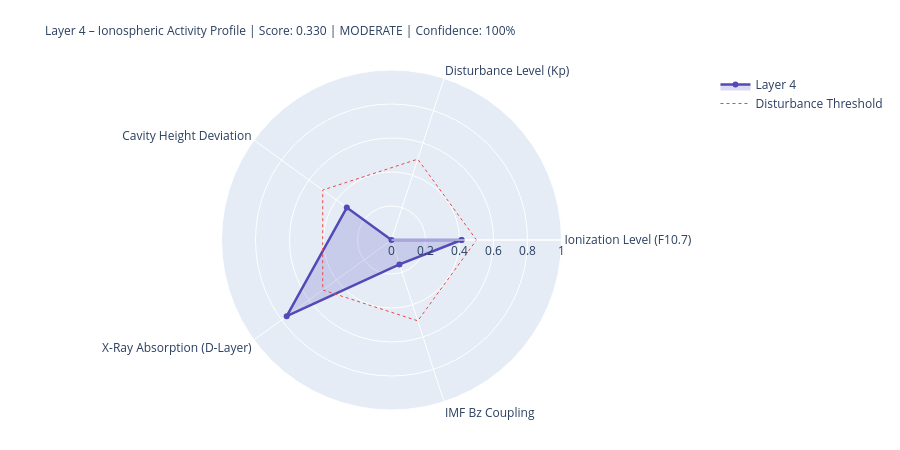

Notebook source saved alongside this figure:
### Markdown cell above
---
## 4. State Assessment & Handoff to Layer 5

### Code cell
# ============================================================
# LAYER-4-SCORE
# ============================================================

COMPONENTS = {
    'Ionization Level (F10.7)':    {'score': ioniz,       'source': 'primary' if f107_now else 'from_layer0', 'dynamic': True},
    'Disturbance Level (Kp)':          {'score': disturb,     'source': 'primary' if kp_now   else 'from_layer0', 'dynamic': True},
    'Cavity Height Deviation':    {'score': h_dev,       'source': 'derived',                                'dynamic': True},
    'X-Ray Absorption (D-Layer)':{'score': xray_ioniz,  'source': 'primary' if xray_now else 'missing',     'dynamic': True},
    'IMF Bz Coupling':             {'score': bz_coupling, 'source': 'primary' if bz_now   else 'from_layer0', 'dynamic': True},
}

available    = {k: v['score'] for k, v in COMPONENTS.items() if v['score'] is not None}
unavailable  = [k for k, v in COMPONENTS.items() if v['score'] is None]
layer4_score = round(sum(available.values()) / len(available), 4) if available else None
confidence   = round(len(available) / len(COMPONENTS), 2)
level = ('unknown' if layer4_score is None
         else 'quiet'   if layer4_score < 0.3
         else 'moderate' if layer4_score < 0.6
         else 'active')
dominant_l4 = max(available, key=available.get) if available else 'none'

# Resonance delta for Schumann SR-1
sr1_ref = schumann_freq(1, 80.0)
sr1_now = schumann_freq(1, h_eff)
sr1_delta_mhz = (sr1_now - sr1_ref) * 1000

# Propagation conditions
prop_cond = ('disturbed'   if kp_val > 4
             else 'unsettled' if kp_val > 2
             else 'normal')
if xray_class in ['X', 'M']:
    prop_cond = 'Radio-Blackout moeglich'

W = 68
print('=' * W)
print('LAYER 4 – IONOSPHERE – STATE ASSESSMENT')
print('=' * W)
for name, comp in COMPONENTS.items():
    s = comp['score']
    if s is not None:
        bar = '█' * int(s * 20) + '░' * (20 - int(s * 20))
        print(f'  {name:<36} {bar}  {s:.3f}  [{comp["source"]}]')
    else:
        print(f'  {name:<36} {"─" * 20}  n/a   [missing]')
print('-' * W)
print(f'  Score:          {layer4_score:.3f}  ({len(available)}/{len(COMPONENTS)} components)')
print(f'  Confidence:     {confidence:.0%}')
print(f'  Level:          {level.upper()}')
print(f'  Dominant:       {dominant_l4}')
print(f'  Cavity height:  {h_eff:.1f} km  (Ref: 80.0 km)')
print(f'  SR-1:           {sr1_now:.3f} Hz  (Δ {sr1_delta_mhz:+.1f} mHz vs. ref)')
print(f'  Propagation:    {prop_cond}')
print(f'  X-Ray:          {xray_class}-class  ({xray_now:.2e} W/m²)' if xray_now else '  X-Ray:          n/a')
print('=' * W)

# Radar
cats   = list(available.keys())
vals_r = list(available.values())
if len(cats) >= 3:
    fig = go.Figure()
    fig.add_trace(go.Scatterpolar(
        r=vals_r + [vals_r[0]], theta=cats + [cats[0]],
        fill='toself', fillcolor='rgba(83,74,183,0.20)',
        line=dict(color='#534AB7', width=2.5), name='Layer 4'
    ))
    fig.add_trace(go.Scatterpolar(
        r=[0.5] * (len(cats)+1), theta=cats + [cats[0]],
        line=dict(color='#E24B4A', dash='dot', width=1),
        mode='lines', name='Disturbance Threshold'
    ))
    fig.update_layout(
        title=dict(
            text=f'Layer 4 – Ionospheric Activity Profile | Score: {layer4_score:.3f} | {level.upper()} | Confidence: {confidence:.0%}',
            font=dict(size=12)
        ),
        polar=dict(radialaxis=dict(visible=True, range=[0, 1])),
        height=450, showlegend=True,
        margin=dict(l=80, r=80, t=70, b=40)
    )
    fig.show()

### Figure 1 — Plotly figure (JSON) as saved in the notebook; plotly's stock layout.template omitted (floating-point values rounded to 4 significant figures)
{"data": [{"fill": "toself", "fillcolor": "rgba(83,74,183,0.20)", "line": {"color": "#534AB7", "width": 2.5}, "name": "Layer 4", "r": [0.412, 0.0, 0.325, 0.762, 0.151, 0.412], "theta": ["Ionization Level (F10.7)", "Disturbance Level (Kp)", "Cavity Height Deviation", "X-Ray Absorption (D-Layer)", "IMF Bz Coupling", "Ionization Level (F10.7)"], "type": "scatterpolar"}, {"line": {"color": "#E24B4A", "dash": "dot", "width": 1}, "mode": "lines", "name": "Disturbance Threshold", "r": [0.5, 0.5, 0.5, 0.5, 0.5, 0.5], "theta": ["Ionization Level (F10.7)", "Disturbance Level (Kp)", "Cavity Height Deviation", "X-Ray Absorption (D-Layer)", "IMF Bz Coupling", "Ionization Level (F10.7)"], "type": "scatterpolar"}], "layout": {"height": 450, "margin": {"b": 40, "l": 80, "r": 80, "t": 70}, "polar": {"radialaxis": {"range": [0, 1], "visible": true}}, "showlegend": true, "title": {"font": {"size": 12}, "text": "Layer 4 – Ionospheric Activity Profile | Score: 0.330 | MODERATE | Confidence: 100%"}}}
